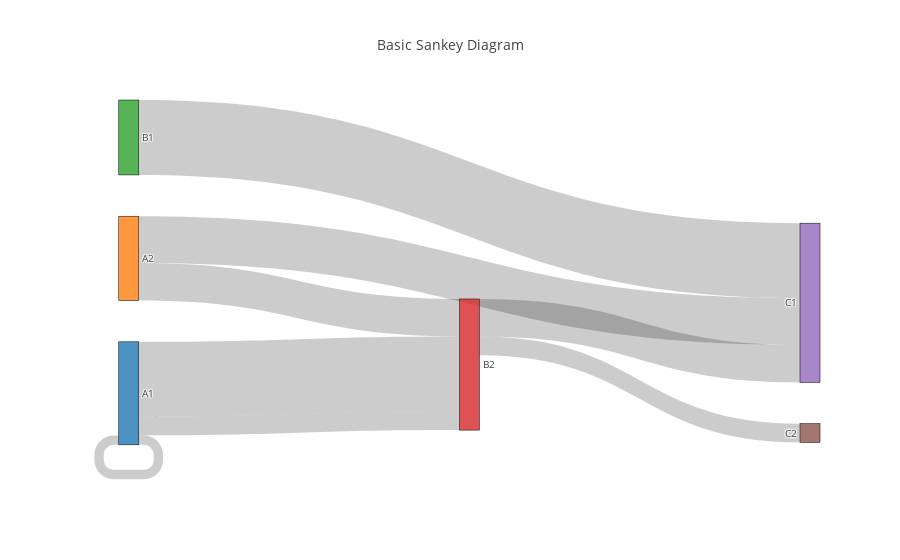

Notebook code for this chart:
### Code cell
data = dict(
    type='sankey',
    node = dict(
      pad = 15,
      thickness = 20,
      line = dict(
        color = "black",
        width = 0.5
      ),
      label = ["A1", "A2", "B1", "B2", "C1", "C2"],
      #color = ["blue", "red", "green", "pink", "blue", "blue"]
    ),
    link = dict(
      source = [0,1,0,2,3,3,0,1],
      target = [3,3,3,4,4,5,0,4],
      value = [8,4,2,8,4,2,1,5]
  ))

layout =  dict(
    title = "Basic Sankey Diagram",
    font = dict(
      size = 10
    )
)

fig = dict(data=[data], layout=layout)
py.iplot(fig, validate=False)

### Figure 1 — Plotly figure (JSON) as saved in the notebook; plotly's stock layout.template omitted (floating-point values rounded to 4 significant figures)
{"data": [{"link": {"source": [0, 1, 0, 2, 3, 3, 0, 1], "target": [3, 3, 3, 4, 4, 5, 0, 4], "value": [8, 4, 2, 8, 4, 2, 1, 5]}, "node": {"label": ["A1", "A2", "B1", "B2", "C1", "C2"], "line": {"color": "black", "width": 0.5}, "pad": 15, "thickness": 20}, "type": "sankey"}], "layout": {"font": {"size": 10}, "title": "Basic Sankey Diagram"}}
